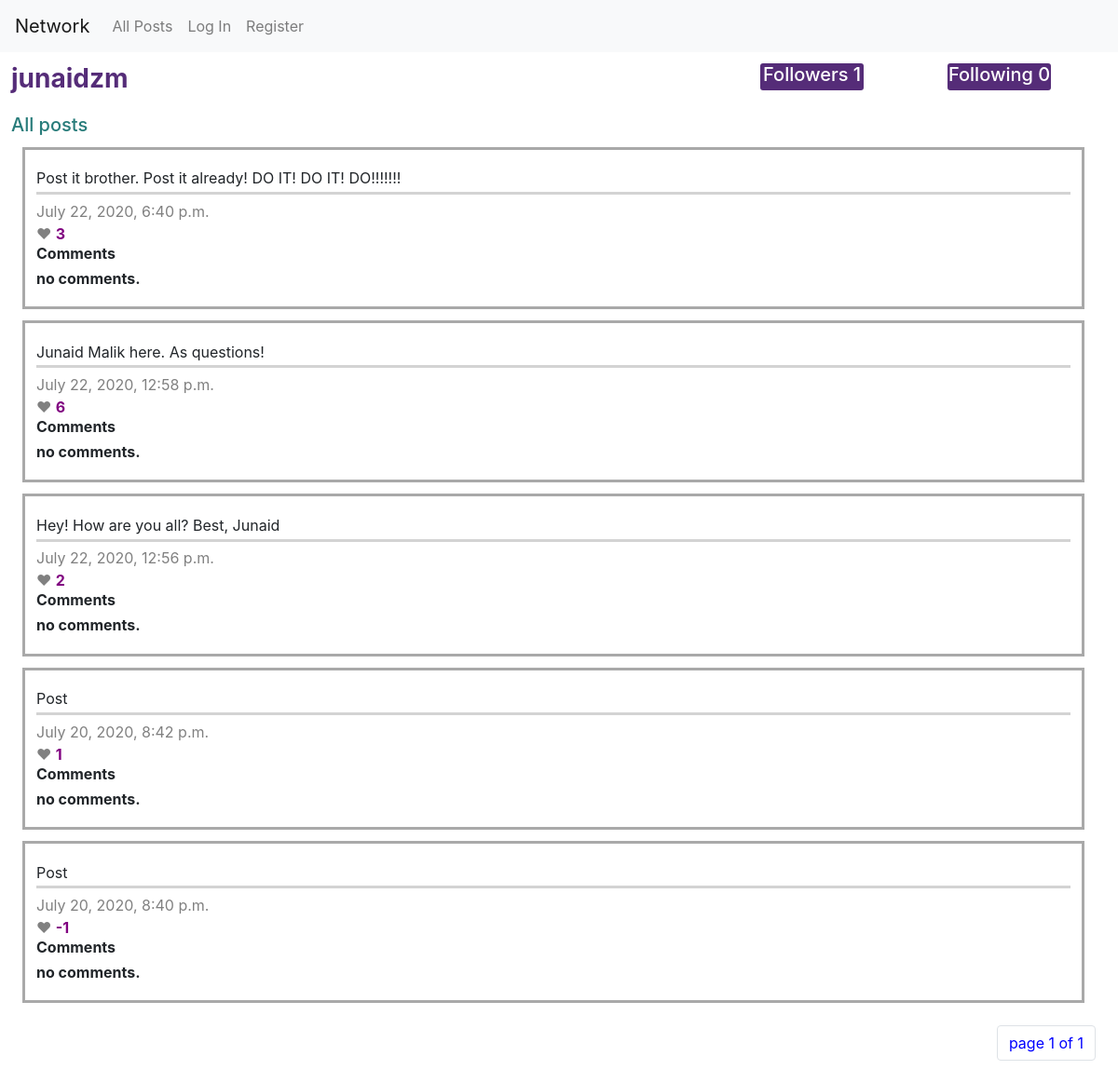
The page /profile/junaidzm on the database its author committed.
### network/models.py (models this page shows, shortened)
class User(AbstractUser):
    pass

class Post(models.Model):
    user = models.ForeignKey(
        User, on_delete=models.CASCADE, related_name="posts")
    content = models.CharField(max_length=300)
    num_likes = models.IntegerField()
    timestamp = models.DateTimeField(auto_now_add=True)

### network/views.py (the view, shortened to what this page needs)
# urls.py: path("profile/<str:username>", views.profile, name="profile"),
def profile(request, username):
    user = User.objects.get(username=username)
    post = user.posts.all().order_by('-timestamp')
    no_of_followers = user.followers.all().count()
    no_of_followings = user.following.all().count()
    if not request.user.is_authenticated:
        paginator = Paginator(post.order_by('-timestamp'), 10)
        page_number = request.GET.get('page')
        page_obj = paginator.get_page(page_number)
        post_to_liked = {}
        for item in page_obj:
            post_to_liked[item] = False
        return render(request, "network/profile.html", {
            "profile": user, "liked": post_to_liked, "ownProfile": False,
            "followers": no_of_followers, "following": no_of_followings,
            "isfollowing": False, "page_obj": page_obj
        })

### network/templates/network/profile.html (shortened to what this page needs)
{% extends "network/layout.html" %}
{% load static %}
{% block body %}
  <div id=title>
    <div class="row">
      <div class="col-8">
        <h3 id="profileuser">{{ profile.username }}</h3>
      </div>
      <div class="col-2" div="rightalign">
        <h5>Followers <span>{{ followers }}</span></h5>
      </div>
      <div class="col-2" div="leftalign">
        <h5>Following <span>{{ following }}</span></h5>
      </div>
    </div>
  </div>
  <div class=heading><h5>All posts</h5></div>
  {% for post, has_liked in liked.items %}
    <div id=post class='c{{ post.id }}'>
      <div id=postcontent>{{ post.content }}</div>
      <div id=timestamp>{{ post.timestamp }}</div>
      {% if has_liked %}
        <div id=likes class="red" data-postid='{{ post.id }}' style="color:red;">&#9829 <span id="nolikes">{{ post.num_likes }}</span></div>
      {% else %}
       <div id=likes class="grey" data-postid='{{ post.id }}' style="color:grey;">&#9829 <span id="nolikes">{{ post.num_likes }}</span></div>
       {% endif %}
        <div id=comments>
          <h6>Comments<h6>
          {% for comment in post.comments.all %}
            <div>
              <div>{{ comment.user }}</div>
              <div>{{ comment.comment }}<div>
            </div>
          {% empty %}
            <div>
              no comments.
            </div>
          {% endfor %}
        </div>
      </div>
    {% empty %}
        <div>
          no posts.
        </div>
    {% endfor %}
    <nav aria-label="Page navigation" id="pagenav">
      <ul class="pagination justify-content-end">
            <li class="page-item"><a class="page-link" aria-label="current">
              <span aria-hidden="true">
                page {{ page_obj.number }} of {{ page_obj.paginator.num_pages }}
            </span></a></li>
      </ul>
    </nav>
{% endblock %}

### network/static/network/styles.css (style rules this page uses)
#post { border-style: solid; padding: 1%; margin-left: 2%; margin-right: 3%; margin-top: 1%; margin-bottom: 1%; border-color: darkgrey; text-decoration: none; }
#title h5 { background-color: #552c78; width: 65%; height: 70%; border-radius: 3px; text-align: center; }
#title .col-2 { text-align: left; color: white; font-weight: bold; }
.heading { margin: 1%; }
#title { margin: 1%; }
#postcontent { border-bottom-style: solid; margin-bottom: 0.5%; padding-top: 0.5%; padding-bottom: 0.25%; margin-top: 0.1%; border-bottom-color: lightgrey; }
#timestamp { color: grey; }
#nolikes, #user { color: purple; font-weight: bold; }
#comments > h6 { font-weight: bold; }
#profileuser { color: #552c78; font-weight: bold; }
.heading { font-weight: bold; color: #287c7a; }
#pagenav { margin: 2%; color: blue; }

### rows shown on the page
User: username "junaidzm"
Post: content "Post it brother. Post it already! DO IT! DO IT! DO!!!!!!!", timestamp "July 22, 2020, 6:40 p.m.", num_likes "3"
Post: content "Junaid Malik here. As questions!", timestamp "July 22, 2020, 12:58 p.m.", num_likes "6"
Post: content "Hey! How are you all? Best, Junaid", timestamp "July 22, 2020, 12:56 p.m.", num_likes "2"
Post: content "Post", timestamp "July 20, 2020, 8:42 p.m.", num_likes "1"
Post: content "Post", timestamp "July 20, 2020, 8:40 p.m.", num_likes "-1"

### other values the page prints
{{ followers }} "1"
{{ following }} "0"
{{ page_obj.number }} "1"
{{ page_obj.paginator.num_pages }} "1"
